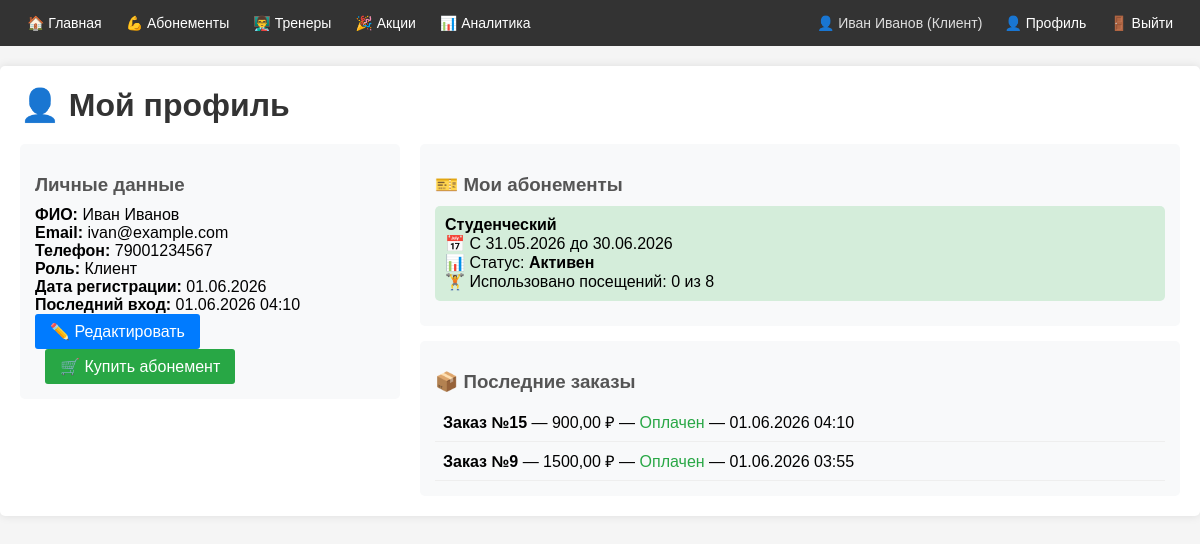
Page /profile/ (signed in) on the committed database.
### club/models.py (models this page shows, shortened)
class User(AbstractBaseUser, PermissionsMixin):
    ROLE_CHOICES = [
        ('client', 'Клиент'),
        ('gym_admin', 'Админ тренажерки'),
        ('superadmin', 'Суперадмин сайта'),
    ]
    full_name = models.CharField(max_length=100, verbose_name='ФИО')
    email = models.EmailField(unique=True, verbose_name='Email')
    phone = models.CharField(max_length=20, blank=True, null=True, verbose_name='Телефон')
    role = models.CharField(max_length=20, choices=ROLE_CHOICES, default='client', verbose_name='Роль')
    created_at = models.DateTimeField(default=timezone.now, verbose_name='Дата регистрации')
    last_login = models.DateTimeField(blank=True, null=True, verbose_name='Последний вход')
    is_active = models.BooleanField(default=True, verbose_name='Активен')
    is_staff = models.BooleanField(default=False, verbose_name='Доступ в админку')
    preferred_trainer = models.ForeignKey(
        'Trainer',
        on_delete=models.SET_NULL,
        blank=True, null=True,
        related_name='preferred_by',    # trainer.preferred_by.all() — все клиенты этого тренера
        verbose_name='Предпочитаемый тренер'
    )
    objects = UserManager()
    USERNAME_FIELD = 'email'
    REQUIRED_FIELDS = ['full_name']
    class Meta:
        verbose_name = 'Пользователь'
        verbose_name_plural = 'Пользователи'
        ordering = ['-created_at']      # [Ч1] Meta ordering: новые пользователи сначала

class UserMembership(models.Model):
    STATUS_CHOICES = [
        ('active', 'Активен'),
        ('expired', 'Истёк'),
        ('frozen', 'Заморожен'),
    ]
    user = models.ForeignKey(
        User,
        on_delete=models.CASCADE,
        related_name='memberships',
        verbose_name='Пользователь'
    )
    membership = models.ForeignKey(
        Membership,
        on_delete=models.CASCADE,
        related_name='user_memberships',
        verbose_name='Абонемент'
    )
    purchase_date = models.DateTimeField(default=timezone.now, verbose_name='Дата покупки')
    start_date = models.DateField(verbose_name='Дата начала')
    end_date = models.DateField(verbose_name='Дата окончания')
    status = models.CharField(max_length=20, choices=STATUS_CHOICES, default='active', verbose_name='Статус')
    visits_used = models.PositiveIntegerField(default=0, verbose_name='Использовано посещений')
    class Meta:
        verbose_name = 'Абонемент пользователя'
        verbose_name_plural = 'Абонементы пользователей'
        unique_together = ('user', 'membership', 'start_date')
        ordering = ['-purchase_date']   # [Ч1] Meta ordering

class Membership(models.Model):
    title = models.CharField(max_length=100, verbose_name='Название абонемента')
    title_en = models.CharField(max_length=100, blank=True, null=True, verbose_name='Название (англ.)')
    description = models.TextField(blank=True, null=True, verbose_name='Описание')
    duration_days = models.PositiveIntegerField(verbose_name='Срок действия (дней)')
    price = models.DecimalField(max_digits=10, decimal_places=2, validators=[MinValueValidator(0)], verbose_name='Цена')
    visits_limit = models.PositiveIntegerField(blank=True, null=True, verbose_name='Лимит посещений')
    is_active = models.BooleanField(default=True, verbose_name='Активен')
    created_at = models.DateTimeField(default=timezone.now, verbose_name='Дата создания')
    objects = models.Manager()          # стандартный менеджер
    active = ActiveMembershipManager()  # [Ч1] наш кастомный — только is_active=True
    class Meta:
        verbose_name = 'Абонемент'
        verbose_name_plural = 'Абонементы'
        ordering = ['price']            # [Ч1] Meta ordering: от дешёвых к дорогим

class Order(models.Model):
    PAYMENT_CHOICES = [
        ('card', 'Банковская карта'),
        ('wallet', 'Электронный кошелёк'),
        ('cash', 'Наличные'),
    ]
    STATUS_CHOICES = [
        ('pending', 'Ожидает оплаты'),
        ('paid', 'Оплачен'),
        ('cancelled', 'Отменён'),
        ('refunded', 'Возврат'),
    ]
    user = models.ForeignKey(
        User,
        on_delete=models.CASCADE,
        related_name='orders',
        verbose_name='Пользователь'
    )
    order_date = models.DateTimeField(default=timezone.now, verbose_name='Дата заказа')
    total_amount = models.DecimalField(max_digits=10, decimal_places=2, validators=[MinValueValidator(0)], verbose_name='Сумма заказа')
    payment_method = models.CharField(max_length=20, choices=PAYMENT_CHOICES, default='card', verbose_name='Способ оплаты')
    status = models.CharField(max_length=20, choices=STATUS_CHOICES, default='pending', verbose_name='Статус')
    class Meta:
        verbose_name = 'Заказ'
        verbose_name_plural = 'Заказы'
        ordering = ['-order_date']      # [Ч1] Meta ordering: новые заказы сначала

### club/views.py (the view)
# urls.py: path('profile/', views.profile_view, name='profile'),
@login_required
def profile_view(request):
    user = request.user
    context = {
        'user': user,
        'orders': user.orders.all()[:10],
        'user_memberships': user.memberships.filter(status='active'),
    }
    return render(request, 'club/auth/profile.html', context)

### club/templates/club/auth/profile.html (shortened to what this page needs)
{% extends 'club/base.html' %}
{% block content %}
<h1>👤 Мой профиль</h1>
<div style="display: flex; gap: 20px; flex-wrap: wrap;">
    <div style="flex: 1; min-width: 300px;">
        <div style="background: #f8f9fa; padding: 15px; border-radius: 5px;">
            <h3>Личные данные</h3>
            <p><strong>ФИО:</strong> {{ user.full_name }}</p>
            <p><strong>Email:</strong> {{ user.email }}</p>
            <p><strong>Телефон:</strong> {{ user.phone|default:"Не указан" }}</p>
            <p><strong>Роль:</strong> {{ user.get_role_display }}</p>
            <p><strong>Дата регистрации:</strong> {{ user.created_at|date:"d.m.Y" }}</p>
            <p><strong>Последний вход:</strong> {{ user.last_login|date:"d.m.Y H:i"|default:"—" }}</p>
            <a href="{% url 'profile_edit' %}" style="display: inline-block; background-color: #007bff; color: white; padding: 8px 15px; text-decoration: none; border-radius: 3px;">✏️ Редактировать</a>
            {% if user.role == 'client' %}
                <a href="{% url 'membership_list' %}" style="display: inline-block; background-color: #28a745; color: white; padding: 8px 15px; text-decoration: none; border-radius: 3px; margin-left: 10px;">
                    🛒 Купить абонемент
                </a>
            {% endif %}
        </div>
    </div>
    <div style="flex: 2; min-width: 300px;">
        {% if user_memberships %}
            <div style="background: #f8f9fa; padding: 15px; border-radius: 5px; margin-bottom: 15px;">
                <h3>🎫 Мои абонементы</h3>
                {% for um in user_memberships %}
                    <div style="padding: 10px; margin-bottom: 10px; background-color: {% if um.status == 'active' %}#d4edda{% elif um.status == 'expired' %}#f8d7da{% else %}#fff3cd{% endif %}; border-radius: 5px;">
                        <p><strong>{{ um.membership.title }}</strong></p>
                        <p>📅 С {{ um.start_date|date:"d.m.Y" }} до {{ um.end_date|date:"d.m.Y" }}</p>
                        <p>📊 Статус: <strong>{{ um.get_status_display }}</strong></p>
                        <p>🏋️ Использовано посещений: {{ um.visits_used }}
                           {% if um.membership.visits_limit %}из {{ um.membership.visits_limit }}{% else %}(безлимит){% endif %}
                        </p>
                    </div>
                {% endfor %}
            </div>
        {% endif %}
        {% if orders %}
            <div style="background: #f8f9fa; padding: 15px; border-radius: 5px;">
                <h3>📦 Последние заказы</h3>
                {% for order in orders %}
                    <div style="padding: 8px; border-bottom: 1px solid #eee;">
                        <p>
                            <strong>Заказ №{{ order.id }}</strong> —
                            {{ order.total_amount }} ₽ —
                            <span style="color: {% if order.status == 'paid' %}#28a745{% elif order.status == 'cancelled' %}#dc3545{% else %}#ffc107{% endif %};">
                                {{ order.get_status_display }}
                            </span> —
                            {{ order.order_date|date:"d.m.Y H:i" }}
                        </p>
                    </div>
                {% endfor %}
            </div>
        {% endif %}
    </div>
</div>
{% endblock %}

### club/templates/club/base.html (shortened to what this page needs)
<!DOCTYPE html>
<html lang="ru">
<head>
</head>
<body>
<nav>
    <div class="nav-links">
        <a href="{% url 'home' %}">🏠 Главная</a>
        <a href="{% url 'membership_list' %}">💪 Абонементы</a>
        <a href="{% url 'trainer_list' %}">👨‍🏫 Тренеры</a>
        <a href="{% url 'promotion_list' %}">🎉 Акции</a>
        {% if user.is_authenticated %}
            <a href="{% url 'analytics' %}">📊 Аналитика</a>
        {% endif %}
    </div>
    <div class="nav-right">
        {% if user.is_authenticated %}
            <span class="user-info">👤 {{ user.full_name }} ({{ user.get_role_display }})</span>
            <a href="{% url 'profile' %}">👤 Профиль</a>
            <form method="post" action="{% url 'logout' %}" style="display: inline;">
                <button type="submit" style="background: none; border: none; color: white; cursor: pointer; padding: 15px 12px; font: inherit; font-size: 14px;">
                    🚪 Выйти
                </button>
            </form>
        {% else %}
            <a href="{% url 'login' %}">🔑 Войти</a>
            <a href="{% url 'register' %}">📝 Регистрация</a>
        {% endif %}
    </div>
</nav>
<div class="container">
    {% block content %}{% endblock %}
</div>
</body>
</html>

### club/templates/club/base.html (style rules this page uses)
* { box-sizing: border-box; margin: 0; padding: 0; }
body { font-family: Arial, sans-serif; background-color: #f5f5f5; }
nav { background-color: #333; padding: 0 15px; display: flex; align-items: center; justify-content: space-between; flex-wrap: wrap; }
nav .nav-links { display: flex; flex-wrap: wrap; }
nav a { color: white; text-decoration: none; padding: 15px 12px; display: inline-block; font-size: 14px; }
nav .nav-right { display: flex; align-items: center; }
nav .user-info { color: #ddd; padding: 15px 10px; font-size: 14px; }
.container { max-width: 1200px; margin: 20px auto; padding: 20px; background-color: white; border-radius: 5px; box-shadow: 0 0 10px rgba(0,0,0,0.1); }
h1 { color: #333; margin-bottom: 20px; }
h3 { color: #555; margin: 15px 0 10px; }

### rows in the picture
User: full_name "Иван Иванов", role "Клиент", email "ivan@example.com", phone "79001234567", created_at "01.06.2026", last_login "01.06.2026 04:10"
UserMembership: membership "Студенческий", start_date "31.05.2026", end_date "30.06.2026", status "Активен", visits_used "0", membership.visits_limit "8"
Order: id "15", total_amount "900,00", status "Оплачен", order_date "01.06.2026 04:10"
Order: id "9", total_amount "1500,00", status "Оплачен", order_date "01.06.2026 03:55"
